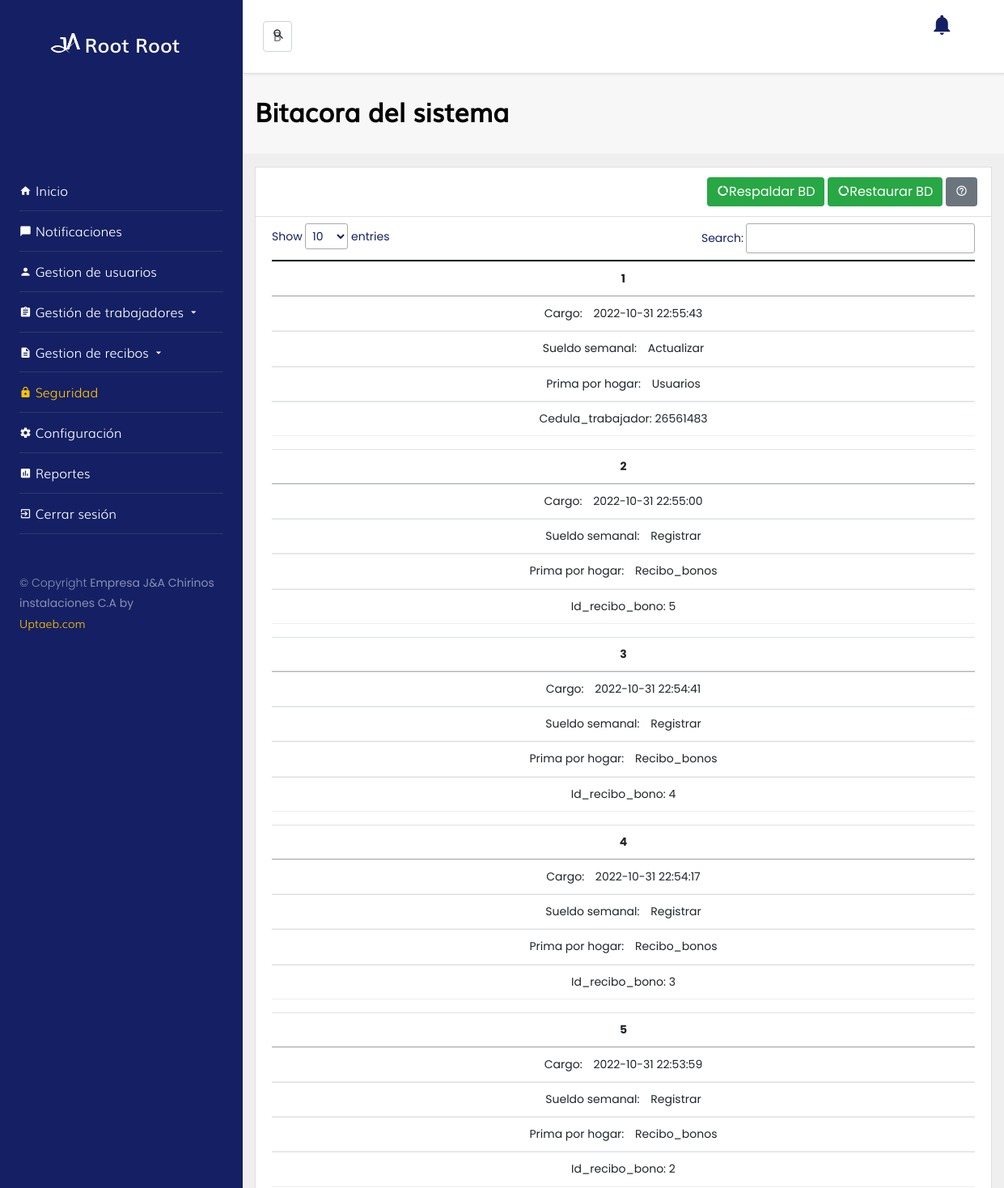
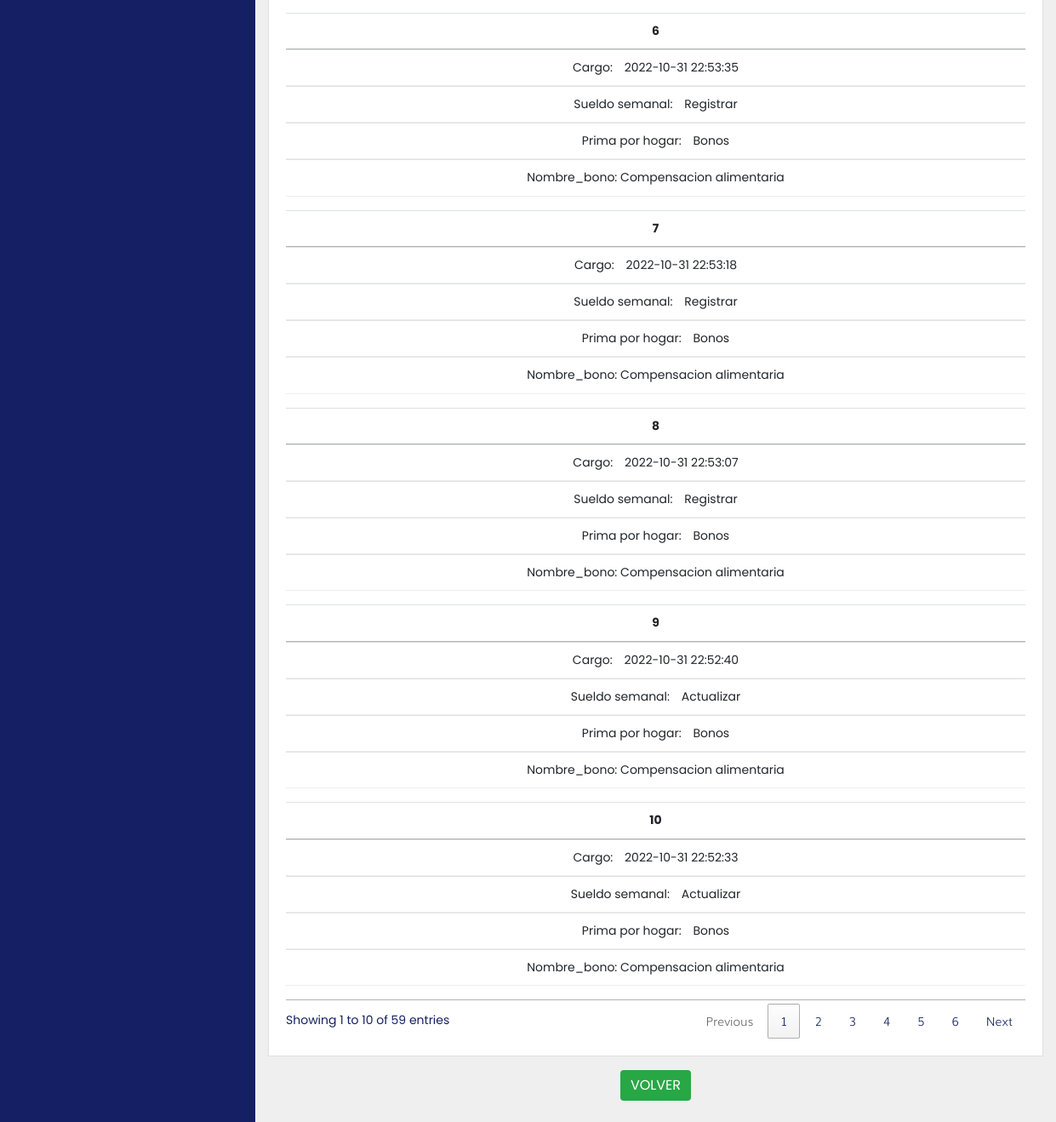
/?url=avanzada&opcion=bitacora (signed in), run on the app's committed database (2 pictures, top to bottom).
### tables this page shows
CREATE TABLE `bitacora` (
  `idbitacora` int(11) NOT NULL,
  `fecha` datetime DEFAULT NULL,
  `accion` varchar(50) DEFAULT NULL,
  `tabla` varchar(50) DEFAULT NULL,
  `dato_referencia` varchar(50) DEFAULT NULL
);

### content/controllers/avanzadaController.php (called while the page is built, shortened)
<?php
$avanzada = new Avanzada();
$views = _VIEWS_.$url."/".$url.".php";
if (!empty($_GET['opcion'])) {
	$opcion = $_GET['opcion'];
	switch ($opcion) {
		case 'bitacora':
		$consultarBitacora = $avanzada -> consultarBitacora();
		$views = _VIEWS_."avanzada/bitacora.php";
		break;
	}
}
require_once $views;
?>

### index.php (called while the page is built, shortened)
<?php
    $IndexSystem = new frontController($_REQUEST);
?>

### content/models/avanzada.php (called while the page is built, shortened)
<?php
  class Avanzada extends Conexion {
    public function consultarBitacora(){
           $strSql = 'SELECT * FROM bitacora ORDER BY idbitacora desc ';
            try {
              $strExec = Conexion::prepare($strSql);
              $strExec->execute();
              $respuestaArreglo = $strExec->fetchAll(PDO::FETCH_ASSOC);
              return $respuestaArreglo;
            } catch (PDOException $e) {
              $errorReturn += ['info' => "error sql:{$e}"];
              return $errorReturn;
            }
      }
    }
?>

### content/views/avanzada/bitacora.php (the view, shortened to what this page needs)
<!doctype html>
  <html lang="en">
  <head>
  </head>
  <body class="bg-grey">
  <div class="d-flex">
    <div class="w-100">
      <section class="py-3" style="background-color: #F8F7F7;">
          <div class="container">
            <div class="row">
              <div class="col-lg-12 d-flex">
                <h2 class="font-weight-bold w-100 align-self-center" style="width: 100%;">Bitacora del sistema</h2>
              </div>
            </div>
          </div>
        </section>
        <section class="bg-grey" >
          <div class="container">
            <div class="row">
              <div class="col-lg-12 my-3">
                <div class="card rounded-0">
                  <div class="card-header bg-light">
                          <div class="row">
                              <div class="">
                                    <div class="float-right">
                                     <?php if(isset($operacionEXBT)){ ?>
                                     <button type="button" class="btn btn-success pull-right" onclick="respaldar()"><i class="icon-data_usage" style="font-size: 15px"></i>Respaldar BD</button>
                                     <button type="button" class="btn btn-success pull-right" data-bs-toggle="modal" data-bs-target="#restaurar" data-whatever="@mdo" data-bs-toggle="tooltip" data-bs-placement="top" title="Restaurar BD"><i class="icon-data_usage" style="font-size: 15px"></i>Restaurar BD</button>
                                     <?php } ?>
                                    <button type="button" class="btn btn-secondary pull-right" data-bs-toggle="modal" data-bs-target="#ayuda" data-whatever="@mdo"><i class="icon-help_outline" style="font-size: 15px"></i></button>
                                    </div>
                              </div>
                          </div>
                  </div>
                  <div class="card-body pt-2">
                       <table class="table table-hover" id="tableID">
                              <thead>
                              </thead>
                              <tbody>
                               <?php $n=1; foreach ($consultarBitacora as $datos) { ?>
                                <tr align="center">
                                  <th scope="row"><?php echo $n++;?></th>
                                  <td><?php echo $datos['fecha']; ?></td>
                                  <td><?php echo $datos['accion']; ?></td>
                                  <td><?php echo $datos['tabla']; ?></td>
                                  <td><?php echo $datos['dato_referencia']; ?></td>
                                </tr>
                              <?php } ?>
                            </tbody>
                            </table>
                  </div>
                </div>
              </div>
            </div>
          </div>
           <center>
            <input type="button" onClick="document.location.href='?url=avanzada'" value="VOLVER" class="btn btn-success darken-3 btn-small">
            </center>
            <br>
        </section>
        </div>
    </div>
</body>
</html>

### assets/css/style.css (style rules this page uses)
:root { --primary: #142063; --secundary: #0a1138; --terc: #1f3ce4; --light: #ffffff; --grey: #efefef; }
html { height: 100%; }
body { min-height: 100%; }
body { overflow: auto!important; font-weight: 300; color: var(--primary); }
.bg-light { background-color: var(--light)!important; }
.btn { border: 0; }
.bg-grey { background-color: var(--grey)!important; }
.font-weight-bold { font-weight: bold; font-family: 'Muli1'; }

### content/views/avanzada/bitacora.php (style rules this page uses)
@media only screen 
    and (max-width: 760px), (min-device-width: 768px) 
    and (max-device-width: 1024px) { table, thead, tbody, th, td, tr { display: block; } }
@media only screen 
    and (max-width: 760px), (min-device-width: 768px) 
    and (max-device-width: 1024px) { tr { margin: 0 0 1rem 0; } }
@media only screen 
    and (max-width: 760px), (min-device-width: 768px) 
    and (max-device-width: 1024px) { tr:nth-child(odd) { background: #ccc; } }
@media only screen 
    and (max-width: 760px), (min-device-width: 768px) 
    and (max-device-width: 1024px) { td { border: none; border-bottom: 1px solid #eee; position: relative; padding-left: 50%; } }
@media only screen 
    and (max-width: 760px), (min-device-width: 768px) 
    and (max-device-width: 1024px) { td:before { position: right; top: 0; left: 6px; width: 45%; padding-right: 10px; white-space: nowrap; } }
@media only screen 
    and (max-width: 760px), (min-device-width: 768px) 
    and (max-device-width: 1024px) { td:nth-of-type(1):before { content: "Cargo: "; } }
@media only screen 
    and (max-width: 760px), (min-device-width: 768px) 
    and (max-device-width: 1024px) { td:nth-of-type(2):before { content: "Sueldo semanal: "; } }
@media only screen 
    and (max-width: 760px), (min-device-width: 768px) 
    and (max-device-width: 1024px) { td:nth-of-type(3):before { content: "Prima por hogar: "; } }

### data on the page
bitacora: fecha "2022-10-31 22:55:43", accion "Actualizar", tabla "Usuarios", dato_referencia "Cedula_trabajador: 26561483"
bitacora: fecha "2022-10-31 22:55:00", accion "Registrar", tabla "Recibo_bonos", dato_referencia "Id_recibo_bono: 5"
bitacora: fecha "2022-10-31 22:54:41", accion "Registrar", tabla "Recibo_bonos", dato_referencia "Id_recibo_bono: 4"
bitacora: fecha "2022-10-31 22:54:17", accion "Registrar", tabla "Recibo_bonos", dato_referencia "Id_recibo_bono: 3"
bitacora: fecha "2022-10-31 22:53:59", accion "Registrar", tabla "Recibo_bonos", dato_referencia "Id_recibo_bono: 2"
bitacora: fecha "2022-10-31 22:53:35", accion "Registrar", tabla "Bonos", dato_referencia "Nombre_bono: Compensacion alimentaria"
bitacora: fecha "2022-10-31 22:53:18", accion "Registrar", tabla "Bonos", dato_referencia "Nombre_bono: Compensacion alimentaria"
bitacora: fecha "2022-10-31 22:53:07", accion "Registrar", tabla "Bonos", dato_referencia "Nombre_bono: Compensacion alimentaria"
bitacora: fecha "2022-10-31 22:52:40", accion "Actualizar", tabla "Bonos", dato_referencia "Nombre_bono: Compensacion alimentaria"
bitacora: fecha "2022-10-31 22:52:33", accion "Actualizar", tabla "Bonos", dato_referencia "Nombre_bono: Compensacion alimentaria"

### other printed values
$_SESSION['nombre'] "Root"
$_SESSION['apellido'] "Root"
